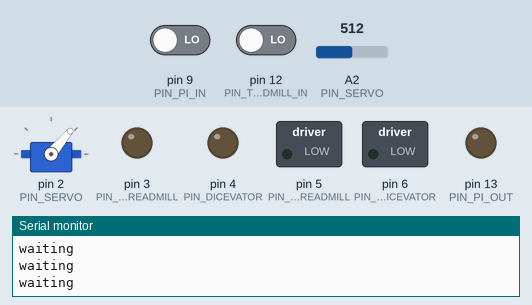
Recording of a sketch running on a simulated Arduino Uno, built with avr-gcc and run on an emulated ATmega328P. Parts: servo, switched loads named in the sketch (green lamp = pin HIGH), output pins drawn as LEDs (lit = HIGH), the last lines printed to the serial monitor. Inputs (shaded band) come from the test bench; at power-on: pin 9 (PIN_PI_IN) LOW, pin 12 (PIN_THREADMILL_IN) LOW, A2 (PIN_SERVO) = 512.

Above: at 1.4 s.
1.5 s: pin 9 (PIN_PI_IN) driven HIGH
At 3.2 s:
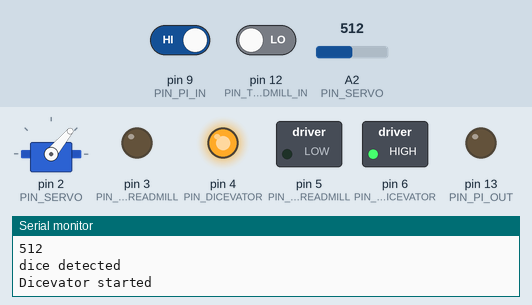
3.8 s: pin 9 (PIN_PI_IN) driven LOW and pin 12 (PIN_THREADMILL_IN) driven HIGH
6.8 s: pin 12 (PIN_THREADMILL_IN) driven LOW
At 7.7 s:
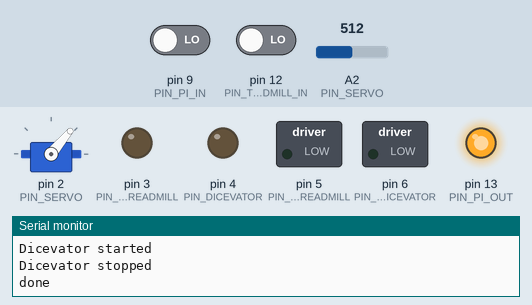
9.3 s: pin 12 (PIN_THREADMILL_IN) driven HIGH
At 9.8 s:
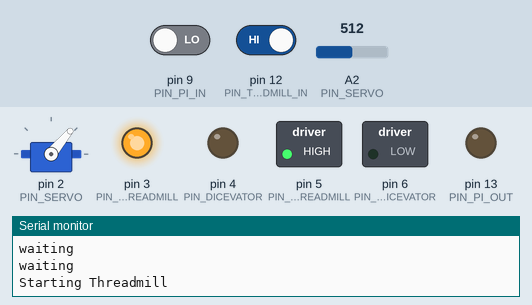
10.8 s: pin 9 (PIN_PI_IN) driven HIGH
At 12.6 s:
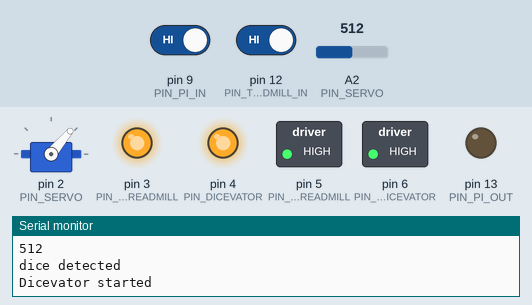
12.9 s: pin 9 (PIN_PI_IN) driven LOW and pin 12 (PIN_THREADMILL_IN) driven LOW
At 16.8 s:
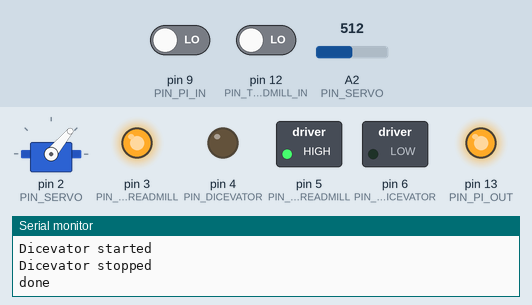
Timing chart, 0 to 18.4 s (numbered marks = the images above; inputs shaded):
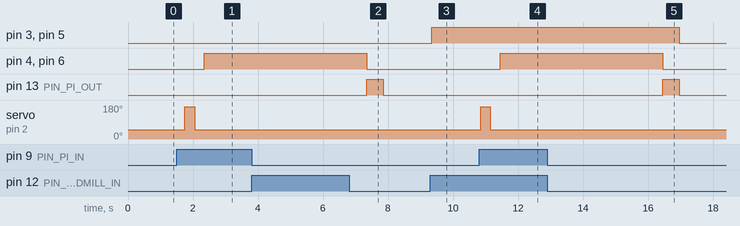

The sketch:

rollbot_main.ino
```cpp
#include <Servo.h>

#define PIN_THREADMILL        3     // Motor 3 Motor 4 are connected to this pin
#define PIN_DICEVATOR         4     // Motor 1 Motor 2 are connected to this pin
#define PIN_PWM_THREADMILL    5     // Pin that defines the PWM for the Threadmill
#define PIN_PWM_DICEVATOR     6     // Pin that defines the PWM for the Dicevator
#define PIN_SERVO             2     // servo pin
#define PIN_PI_IN             9     // pin connected to PI
#define PIN_PI_OUT            13    // pin connected to PI
#define PIN_THREADMILL_IN     12    // pin connected to PI

#define HOWMANYCHECKS         5     // amount of seconds the storage waits until it decides if the roll failed or not
#define SENSITIVITY           100   // value for the photoresistor
#define TIMEBETWEENDICECHECK  1000  // time in ms between checking if there is a dice present

#define PWM_THREADMILL        255   // PWM of the threadmill
#define PWM_DICEVATOR         255   // PWM of the DICEVATOR

class lopendeBand { // class for the threadmill

  private: bool isThreadmillOn = false;

  public: void init() { // this method initaliazes the pins for the threadmill
      pinMode(PIN_THREADMILL, OUTPUT);
      pinMode(PIN_PWM_THREADMILL, OUTPUT);
      pinMode(PIN_THREADMILL_IN, INPUT);
    }

  public: void doThreadmill() {
      digitalWrite(PIN_THREADMILL, 1); // define the direction of the motor
      analogWrite(PIN_PWM_THREADMILL, PWM_THREADMILL); // define the PWM of the motor
      isThreadmillOn = true;
      Serial.println("Starting Threadmill");
      return "";
    };

  public: void dontThreadmill() {
      digitalWrite(PIN_THREADMILL, 0);
      analogWrite(PIN_PWM_THREADMILL, 0); //PWM of 0 = off
      isThreadmillOn = false;
      Serial.println("Stopping Threadmill");
      return "";
    };

  public: void checkThreadmill() {
      if (digitalRead(PIN_THREADMILL_IN) == HIGH && isThreadmillOn == false) {
        doThreadmill();
      }else
      if (digitalRead(PIN_THREADMILL_IN) == LOW && isThreadmillOn == true) {
        dontThreadmill();
      }
    }
};

class checkerinator { // checkerinator is the class for the photo resistor

  private: int value = 0; // var where the value will be put in

  public: bool checkDice() {
      value = analogRead(PIN_SERVO); //read out photo resistor
      Serial.println((value), DEC); // print for debugging
      if (value > SENSITIVITY) { //check if dice is detected
        return true;
      }
      else {
        return false;
      }
    };
};

class opslag {

    checkerinator diceCounter;
    // init the photoresistor class
    // this is done inside of the storage class because this
    // is the only place where the counter will be used

  private: bool diceIsRolled = true;
  private: bool rollConfirm = false;

  Servo servo;

  public: void init() {
      pinMode(PIN_DICEVATOR, OUTPUT);
      pinMode(PIN_PWM_DICEVATOR, OUTPUT);

      servo.attach(PIN_SERVO);        // initialize servo
      servo.write(50);  // Calibrate servo
      delay(250); // small delay to give the servo time to turn
    };

  public: void openStorage() {
      Serial.println("opening storage"); // print for debugging
      servo.write(170); // open storage
      diceIsRolled = true;
      rollConfirm = false;
      delay(300); // small delay to give the servo time to turn
      Serial.println("closing storage"); // print for debugging
      servo.write(50); // close storage
      delay(300); // small delay to give the servo time to turn
    };

  public: void startDicevator() { //DiceType) {
      digitalWrite(PIN_DICEVATOR, 1); // define the direction of the motor
      analogWrite(PIN_PWM_DICEVATOR, PWM_DICEVATOR); // define the PWM of the motor
    };

  public: void stopDicevator() { //DiceType) {
      digitalWrite(PIN_DICEVATOR, 0);
      analogWrite(PIN_PWM_DICEVATOR, 0); // PWM  of 0 = off
    };

  public: void confirmDice() {

      // this method calls the method of the photoresistor x amount of times.
      // if a dice is detected then it puts the rollConfirm var as true and continues
      // if there's no dice detected after x tries it continues without putting rollConfirm on true

      for (int i = 0; i <= HOWMANYCHECKS; i++) {

        rollConfirm = diceCounter.checkDice();
        if (rollConfirm) {
          break;
        }
        Serial.print("try "); // print for debugging
        Serial.println(i); // print for debugging
        delay(TIMEBETWEENDICECHECK); // this defines the time between checks
      }
      diceIsRolled = false;
    };

  public: bool rollDice() {

      // the rollDice method is the "brain" of the program.
      // first the storage is opened. After it starts the checking
      // if the method returns false then a dice didnt go through and it tries again
      // if it returns true then it worked and continues the program

      while (1) {
        openStorage();
        confirmDice();
        if (rollConfirm == true && diceIsRolled == false) {
          Serial.println("dice detected"); // print for debugging
          return true;
        }
        Serial.println("no dice"); // print for debugging
      }
    };
};

class socket {

  lopendeBand threadmill; //initialize the threadmill class

  public: init() {
      pinMode(PIN_PI_IN, INPUT);
      pinMode(PIN_PI_OUT, OUTPUT);
      threadmill.init();
    }

  public: void waitForPi() {
      while (1) {
        if (digitalRead(PIN_PI_IN)) {
          break;
        }
        Serial.println("waiting"); // print for debugging
        threadmill.checkThreadmill();
        delay(500);
      }
    }

  public: void sendToPi() {
      digitalWrite(PIN_PI_OUT, HIGH);
      delay(500);
      digitalWrite(PIN_PI_OUT, LOW);
    }

};

//start main code

opslag storage; //initialize the storage class
socket sock;

void setup() {
  Serial.begin(9600);

  storage.init();
  sock.init();
}

void loop() {

  //  threadmill.doThreadmill();
  //  delay(1000);
  //  threadmill.stopThreadmill();
  //  delay(1000);

  sock.waitForPi();
  Serial.println("starting"); // print for debugging
  storage.rollDice();
  Serial.println("Dicevator started"); // print for debugging
  storage.startDicevator();
  delay(5000);
  storage.stopDicevator();
  Serial.println("Dicevator stopped"); // print for debugging
  Serial.println("done"); // print for debugging
  sock.sendToPi();


}
```

Measured:
- after the input at 1.5 s, pin 4 (PIN_DICEVATOR), pin 6 (PIN_PWM_DICEVATOR): LOW → HIGH after 0.85 s; servo on pin 2 (PIN_SERVO): 50° → 170° after 0.25 s, → 50° 0.30 s later
- after the input at 3.8 s, every drawn part: stays the same
- after the input at 6.8 s, pin 3 (PIN_THREADMILL), pin 5 (PIN_PWM_THREADMILL): stays LOW (without the input it goes to HIGH after 1.1 s)
- after the input at 9.3 s, pin 3 (PIN_THREADMILL), pin 5 (PIN_PWM_THREADMILL): LOW → HIGH after 0.05 s
- after the input at 10.8 s, pin 4 (PIN_DICEVATOR), pin 6 (PIN_PWM_DICEVATOR): LOW → HIGH after 0.65 s; servo on pin 2 (PIN_SERVO): 50° → 170° after 0.05 s, → 50° 0.30 s later
- after the input at 12.9 s, pin 3 (PIN_THREADMILL), pin 5 (PIN_PWM_THREADMILL): HIGH → LOW after 4.1 s; pin 4 (PIN_DICEVATOR), pin 6 (PIN_PWM_DICEVATOR): goes on until 16.5 s, then stays LOW; servo on pin 2 (PIN_SERVO): stays 50° (without the input it goes to 170° after 4.1 s)
